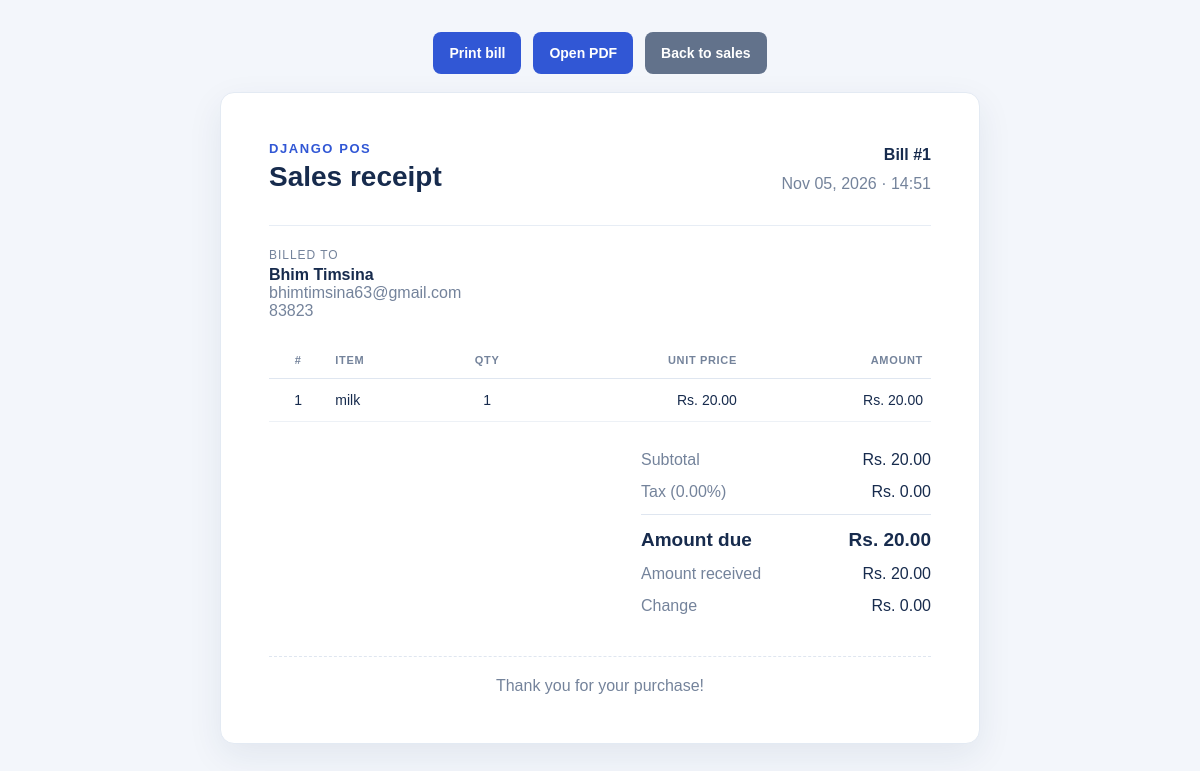
The app's page /sales/receipt/1 (signed in) with its own data.
### sales/models.py (models this page shows, shortened)
class Sale(models.Model):
    date_added = models.DateTimeField(default=django.utils.timezone.now)
    customer = models.ForeignKey(
      Customer, models.DO_NOTHING, db_column='customer')
    sub_total = models.FloatField(default=0)
    grand_total = models.FloatField(default=0)
    tax_amount = models.FloatField(default=0)
    tax_percentage = models.FloatField(default=0)
    amount_payed = models.FloatField(default=0)
    amount_change = models.FloatField(default=0)
    class Meta:
        db_table = 'Sales'

class SaleDetail(models.Model):
    sale = models.ForeignKey(
        Sale, models.DO_NOTHING, db_column='sale')
    product = models.ForeignKey(
        Product, models.DO_NOTHING, db_column='product')
    price = models.FloatField()
    quantity = models.IntegerField()
    total_detail = models.FloatField()
    class Meta:
        db_table = 'SaleDetails'

### customers/models.py (models this page shows, shortened)
class Customer(models.Model):
    first_name = models.CharField(max_length=256)
    last_name = models.CharField(max_length=256, blank=True, null=True)
    address = models.TextField(max_length=256, blank=True, null=True)
    email = models.EmailField(max_length=256, blank=True, null=True)
    phone = models.CharField(max_length=30, blank=True, null=True)
    class Meta:
        db_table = 'Customers'
    def get_full_name(self):
        return self.first_name + " " + self.last_name

### products/models.py (models this page shows, shortened)
class Product(models.Model):
    STATUS_CHOICES = (  # new
        ("ACTIVE", "Active"),
        ("INACTIVE", "Inactive")
    )
    name = models.CharField(max_length=256)
    description = models.TextField(max_length=256)
    status = models.CharField(
        choices=STATUS_CHOICES,
        max_length=100,
        verbose_name="Status of the product",
    )
    category = models.ForeignKey(
        Category, related_name="category", on_delete=models.CASCADE, db_column='category')
    price = models.FloatField(default=0)
    class Meta:
        db_table = "Product"

### sales/views.py (the view)
@login_required(login_url="/accounts/login/")
def receipt_view(request, sale_id):
    sale = Sale.objects.get(id=sale_id)
    details = SaleDetail.objects.filter(sale=sale).select_related("product")
    return render(request, "sales/sales_receipt_pdf.html", {
        "sale": sale,
        "details": details,
    })

### templates/sales/sales_receipt_pdf.html (shortened to what this page needs)
<!DOCTYPE html>
{% load static %}
<html lang="en">
<head>
</head>
<body>
    <div class="receipt-actions">
        <button type="button" onclick="window.print()">Print bill</button>
        <a href="{% url 'sales:sales_receipt_pdf' sale.id %}">Open PDF</a>
        <a class="secondary" href="{% url 'sales:sales_list' %}">Back to sales</a>
    </div>
    <main class="receipt">
        <header class="receipt-header">
            <div>
                <p class="brand">Django POS</p>
                <h1>Sales receipt</h1>
            </div>
            <div class="receipt-meta">
                <div><strong>Bill #{{ sale.id }}</strong></div>
                <div class="muted">{{ sale.date_added|date:"M d, Y · H:i" }}</div>
            </div>
        </header>
        <section class="customer">
            <div class="customer-label muted">Billed to</div>
            <div class="customer-name">{{ sale.customer.get_full_name }}</div>
            {% if sale.customer.email %}<div class="muted">{{ sale.customer.email }}</div>{% endif %}
            {% if sale.customer.phone %}<div class="muted">{{ sale.customer.phone }}</div>{% endif %}
        </section>
        <table>
            <thead>
                <tr>
                    <th class="number">#</th>
                    <th>Item</th>
                    <th class="quantity">Qty</th>
                    <th class="amount">Unit price</th>
                    <th class="amount">Amount</th>
                </tr>
            </thead>
            <tbody>
                {% for detail in details %}
                <tr>
                    <td class="number">{{ forloop.counter }}</td>
                    <td>{{ detail.product.name }}</td>
                    <td class="quantity">{{ detail.quantity }}</td>
                    <td class="amount">Rs. {{ detail.price|floatformat:2 }}</td>
                    <td class="amount">Rs. {{ detail.total_detail|floatformat:2 }}</td>
                </tr>
                {% endfor %}
            </tbody>
        </table>
        <section class="totals" aria-label="Bill totals">
            <div><span class="muted">Subtotal</span><span>Rs. {{ sale.sub_total|floatformat:2 }}</span></div>
            <div><span class="muted">Tax ({{ sale.tax_percentage|floatformat:2 }}%)</span><span>Rs. {{ sale.tax_amount|floatformat:2 }}</span></div>
            <div class="grand-total"><span>Amount due</span><span>Rs. {{ sale.grand_total|floatformat:2 }}</span></div>
            <div><span class="muted">Amount received</span><span>Rs. {{ sale.amount_payed|floatformat:2 }}</span></div>
            <div><span class="muted">Change</span><span>Rs. {{ sale.amount_change|floatformat:2 }}</span></div>
        </section>
        <p class="thanks">Thank you for your purchase!</p>
    </main>
</body>
</html>

### templates/sales/sales_receipt_pdf.html (style rules this page uses)
:root { color-scheme: light; font-family: Arial, Helvetica, sans-serif; color: #172b4d; background: #f3f6fb; }
* { box-sizing: border-box; }
body { margin: 0; padding: 32px 16px; background: #f3f6fb; }
.receipt-actions { display: flex; justify-content: center; gap: 12px; margin: 0 auto 18px; }
.receipt-actions a, .receipt-actions button { display: inline-flex; align-items: center; min-height: 42px; padding: 0 16px; border: 0; border-radius: 8px; color: #fff; background: #3157d5; font-size: 14px; font-weight: 700; text-decoration: none; cursor: pointer; }
.receipt-actions .secondary { background: #62728b; }
.receipt { width: 100%; max-width: 760px; margin: 0 auto; padding: 48px; border: 1px solid #e3eaf3; border-radius: 14px; background: #fff; box-shadow: 0 12px 35px rgba(27, 49, 86, 0.08); }
.receipt-header { display: flex; justify-content: space-between; gap: 24px; padding-bottom: 26px; border-bottom: 1px solid #e7edf5; }
.brand { margin: 0 0 5px; color: #3157d5; font-size: 13px; font-weight: 800; letter-spacing: 0.12em; text-transform: uppercase; }
h1 { margin: 0; font-size: 28px; }
.muted { color: #74839b; }
.receipt-meta { text-align: right; line-height: 1.8; }
.customer { padding: 22px 0; }
.customer-label { margin-bottom: 4px; font-size: 12px; text-transform: uppercase; letter-spacing: 0.08em; }
.customer-name { font-weight: 700; }
table { width: 100%; border-collapse: collapse; font-size: 14px; }
thead th { padding: 12px 8px; border-bottom: 1px solid #dfe6f0; color: #74839b; font-size: 11px; letter-spacing: 0.06em; text-align: left; text-transform: uppercase; }
tbody td { padding: 13px 8px; border-bottom: 1px solid #edf1f6; }
.number, .quantity { text-align: center; }
.amount { text-align: right; white-space: nowrap; }
.totals { width: 290px; max-width: 100%; margin: 22px 0 0 auto; }
.totals div { display: flex; justify-content: space-between; gap: 16px; padding: 7px 0; }
.totals .grand-total { margin-top: 6px; padding-top: 14px; border-top: 1px solid #dfe6f0; color: #172b4d; font-size: 19px; font-weight: 800; }
.thanks { margin: 34px 0 0; padding-top: 20px; border-top: 1px dashed #dfe6f0; color: #74839b; text-align: center; }

### records on screen
Sale: id "1", date_added "Nov 05, 2026 · 14:51", customer.get_full_name "Bhim Timsina", customer.email "bhimtimsina63@gmail.com", customer.phone "83823", sub_total "20.00", tax_percentage "0.00", tax_amount "0.00", grand_total "20.00", amount_payed "20.00", amount_change "0.00"
SaleDetail: product.name "milk", quantity "1", price "20.00", total_detail "20.00"
